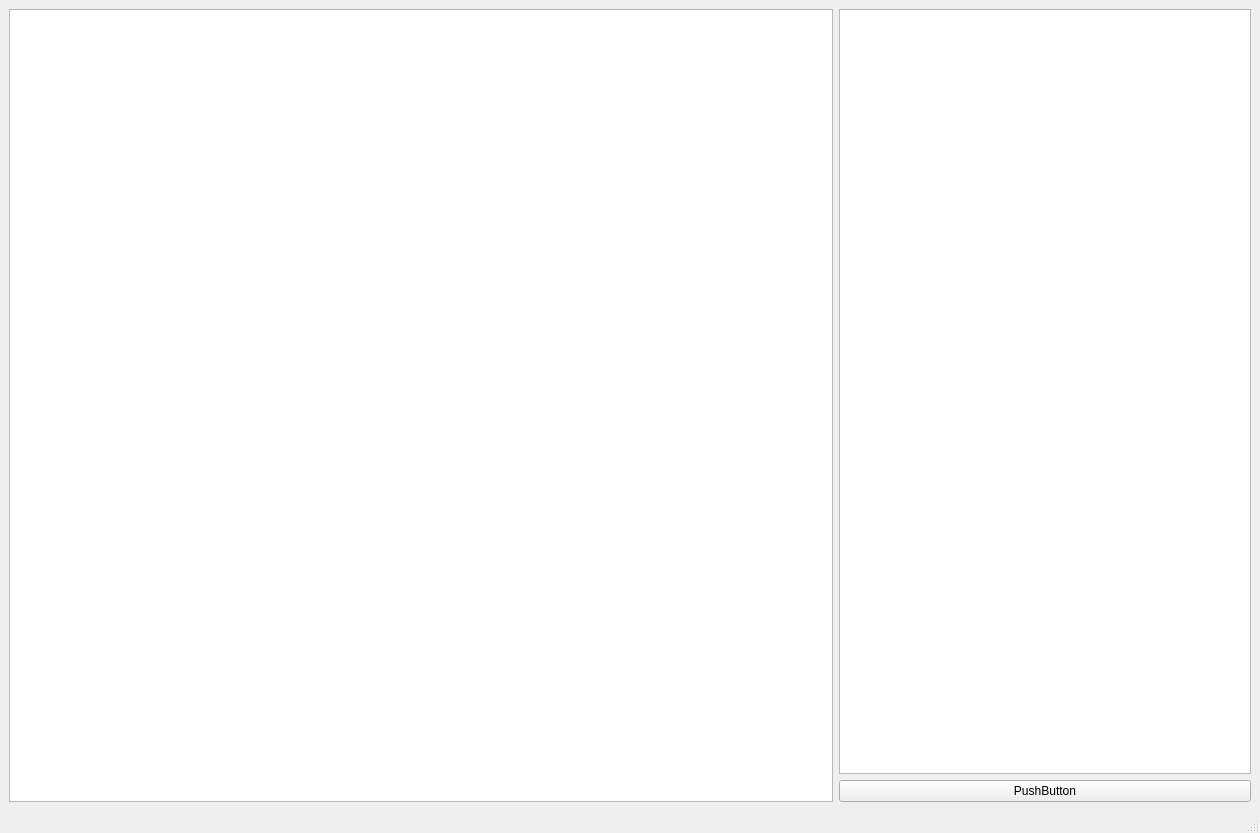
<?xml version="1.0" encoding="UTF-8"?>
<ui version="4.0">
 <author>Suriba</author>
 <class>MainWindow</class>
 <widget class="QMainWindow" name="MainWindow">
  <property name="geometry">
   <rect>
    <x>0</x>
    <y>0</y>
    <width>1260</width>
    <height>833</height>
   </rect>
  </property>
  <property name="windowTitle">
   <string>MainWindow</string>
  </property>
  <widget class="QWidget" name="centralwidget">
   <layout class="QHBoxLayout" name="horizontalLayout_2">
    <item>
     <layout class="QHBoxLayout" name="horizontalLayout" stretch="2,1">
      <item>
       <widget class="QTextBrowser" name="textBrowser">
        <property name="font">
         <font>
          <pointsize>32</pointsize>
         </font>
        </property>
       </widget>
      </item>
      <item>
       <layout class="QVBoxLayout" name="verticalLayout">
        <item>
         <widget class="QListWidget" name="listWidget"/>
        </item>
        <item>
         <widget class="QPushButton" name="pushButton">
          <property name="text">
           <string>PushButton</string>
          </property>
         </widget>
        </item>
       </layout>
      </item>
     </layout>
    </item>
   </layout>
  </widget>
  <widget class="QMenuBar" name="menubar">
   <property name="geometry">
    <rect>
     <x>0</x>
     <y>0</y>
     <width>1260</width>
     <height>23</height>
    </rect>
   </property>
  </widget>
  <widget class="QStatusBar" name="statusbar"/>
 </widget>
 <resources/>
 <connections/>
</ui>
